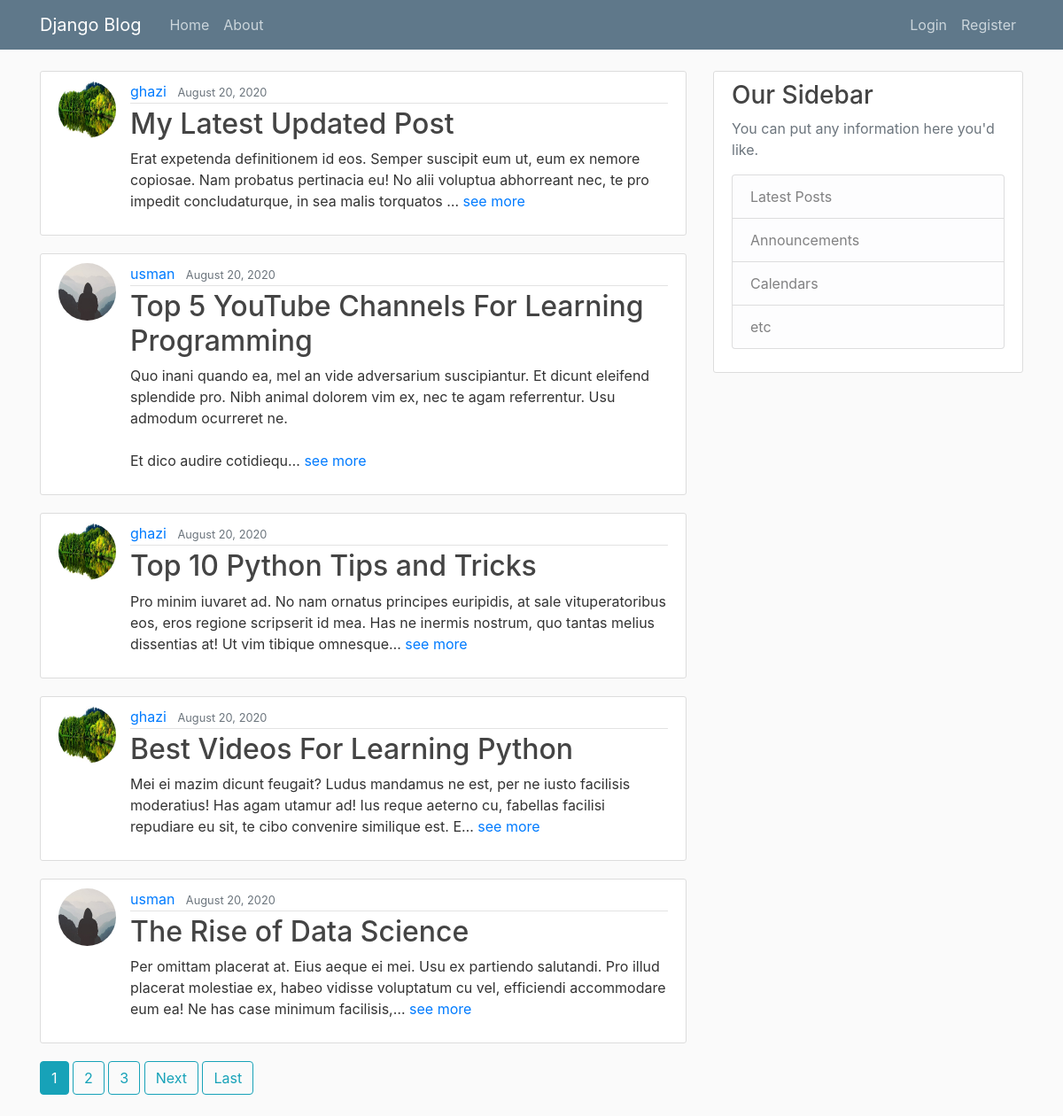
The page / on the database its author committed.
### blog/models.py (models this page shows, shortened)
class Post(models.Model):
    title = models.CharField(max_length=100)
    content = models.TextField()
    date_posted = models.DateTimeField(default=timezone.now)
    author = models.ForeignKey(User, on_delete=models.CASCADE)

### users/models.py (models this page shows, shortened)
class Profile(models.Model):
    user = models.OneToOneField(User, on_delete=models.CASCADE)
    image = models.ImageField(default='default.jpg', upload_to='profile_pics')

### blog/views.py (the view)
# urls.py: path('', PostListView.as_view(), name='blog-home'),
class PostListView(ListView):
    model = Post
    template_name = 'blog/home.html'  # <app>/<model>_<viewtype>.html
    context_object_name = 'posts'
    ordering = ['-date_posted']
    paginate_by = 5

### blog/templates/blog/home.html (shortened to what this page needs)
{% extends "blog/base.html" %}
{% block content %}
    {% for post in posts %}
        <article class="media content-section">
          <a href="{% url 'user-posts' post.author.username %} "> <img class="rounded-circle article-img" src="{{ post.author.profile.image.url }}"></a>
          <div class="media-body">
            <div class="article-metadata">
              <a class="mr-2" href="{% url 'user-posts' post.author.username %}">{{ post.author }}</a>
              <small class="text-muted">{{ post.date_posted|date:"F d, Y" }}</small>
            </div>
            <h2><a class="article-title" href="{% url 'post-detail' post.id %}">{{ post.title }}</a></h2>
              {%if post.content|length <= 200%}
                <p class="article-content">{{ post.content}}</p>
              {%else%}
                <p class="article-content">{{ post.content|truncatechars:"200" }} <a class="mr-2" href="{% url 'post-detail' post.id%}">see more</a></p>
              {%endif%}
          </div>
        </article>
    {% endfor %}
    {% if is_paginated %}
      {% for num in page_obj.paginator.page_range %}
        {% if page_obj.number == num %}
          <a class="btn btn-info mb-4" href="?page={{ num }}">{{ num }}</a>
        {% elif num > page_obj.number|add:'-3' and num < page_obj.number|add:'3' %}
          <a class="btn btn-outline-info mb-4" href="?page={{ num }}">{{ num }}</a>
        {% endif %}
      {% endfor %}
      {% if page_obj.has_next %}
        <a class="btn btn-outline-info mb-4" href="?page={{ page_obj.next_page_number }}">Next</a>
        <a class="btn btn-outline-info mb-4" href="?page={{ page_obj.paginator.num_pages }}">Last</a>
      {% endif %}
    {% endif %}
{% endblock content %}

### blog/templates/blog/base.html (shortened to what this page needs)
{% load static %}
<!DOCTYPE html>
<html>
<head>
    <link rel="stylesheet" href="https://maxcdn.bootstrapcdn.com/bootstrap/4.0.0/css/bootstrap.min.css">
    <link rel="stylesheet" type="text/css" href="{% static 'blog/main.css' %}">
</head>
<body>
    <header class="site-header">
      <nav class="navbar navbar-expand-md navbar-dark bg-steel fixed-top">
        <div class="container">
          <a class="navbar-brand mr-4" href="{% url 'blog-home' %}">Django Blog</a>
          <div class="collapse navbar-collapse" id="navbarToggle">
            <div class="navbar-nav mr-auto">
              <a class="nav-item nav-link" href="{% url 'blog-home' %}">Home</a>
              <a class="nav-item nav-link" href="{% url 'blog-about' %}">About</a>
            </div>
            <div class="navbar-nav">
              {% if user.is_authenticated %}
                <a class="nav-item nav-link" href="{% url 'post-create' %}">New Post</a>
                <a class="nav-item nav-link" href="{% url 'profile' %}">Profile</a>
                <a class="nav-item nav-link" href="{% url 'logout' %}">Logout</a>
              {% else %}
                <a class="nav-item nav-link" href="{% url 'login' %}">Login</a>
                <a class="nav-item nav-link" href="{% url 'register' %}">Register</a>
              {% endif %}
            </div>
          </div>
        </div>
      </nav>
    </header>
    <main role="main" class="container">
      <div class="row">
        <div class="col-md-8">
          {% block content %}{% endblock %}
        </div>
        <div class="col-md-4">
          <div class="content-section">
            <h3>Our Sidebar</h3>
            <p class='text-muted'>You can put any information here you'd like.
              <ul class="list-group">
                <li class="list-group-item list-group-item-light">Latest Posts</li>
                <li class="list-group-item list-group-item-light">Announcements</li>
                <li class="list-group-item list-group-item-light">Calendars</li>
                <li class="list-group-item list-group-item-light">etc</li>
              </ul>
            </p>
          </div>
        </div>
      </div>
    </main>
</body>
</html>

### blog/static/blog/main.css (style rules this page uses)
body { background: #fafafa; color: #333333; margin-top: 5rem; }
h1, h2, h3, h4, h5, h6 { color: #444444; }
ul { margin: 0; }
.bg-steel { background-color: #5f788a; }
.site-header .navbar-nav .nav-link { color: #cbd5db; }
.content-section { background: #ffffff; padding: 10px 20px; border: 1px solid #dddddd; border-radius: 3px; margin-bottom: 20px; }
.article-title { color: #444444; }
.article-content { white-space: pre-line; }
.article-img { height: 65px; width: 65px; margin-right: 16px; }
.article-metadata { padding-bottom: 1px; margin-bottom: 4px; border-bottom: 1px solid #e3e3e3 }

### rows shown on the page
Post: author.profile.image (picture), author "ghazi", date_posted "August 20, 2020", title "My Latest Updated Post", content "Erat expetenda definitionem id eos. Semper suscipit eum ut, eum ex nemore copiosae. Nam probatus pertinacia eu! No alii voluptua abhorreant nec, te pro impedit concludaturque, in sea malis torquatos …"
Post: author.profile.image (placeholder picture), author "usman", date_posted "August 20, 2020", title "Top 5 YouTube Channels For Learning Programming", content "Quo inani quando ea, mel an vide adversarium suscipiantur. Et dicunt eleifend splendide pro. Nibh animal dolorem vim ex, nec te agam referrentur. Usu admodum ocurreret ne. Et dico audire cotidiequ…"
Post: author.profile.image (picture), author "ghazi", date_posted "August 20, 2020", title "Top 10 Python Tips and Tricks", content "Pro minim iuvaret ad. No nam ornatus principes euripidis, at sale vituperatoribus eos, eros regione scripserit id mea. Has ne inermis nostrum, quo tantas melius dissentias at! Ut vim tibique omnesque…"
Post: author.profile.image (picture), author "ghazi", date_posted "August 20, 2020", title "Best Videos For Learning Python", content "Mei ei mazim dicunt feugait? Ludus mandamus ne est, per ne iusto facilisis moderatius! Has agam utamur ad! Ius reque aeterno cu, fabellas facilisi repudiare eu sit, te cibo convenire similique est. E…"
Post: author.profile.image (placeholder picture), author "usman", date_posted "August 20, 2020", title "The Rise of Data Science", content "Per omittam placerat at. Eius aeque ei mei. Usu ex partiendo salutandi. Pro illud placerat molestiae ex, habeo vidisse voluptatum cu vel, efficiendi accommodare eum ea! Ne has case minimum facilisis,…"

### other values the page prints
{{ num }} "1"
{{ num }} "2" "3"
